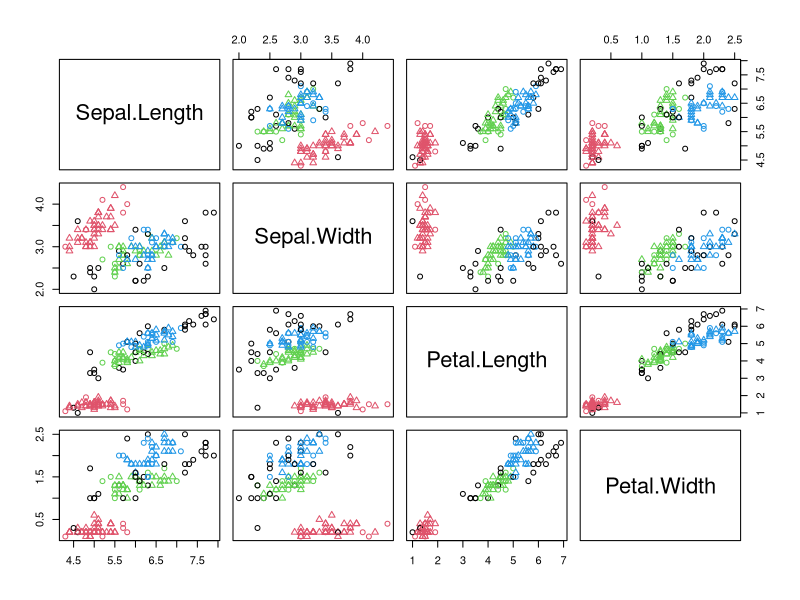

This chart was generated by the following R code:
#5a
install.packages("fpc")
install.packages("dbscan")
library("fpc")
result=dbscan(iris[-5],eps=0.42,MinPts = 5)
print(result)
plot(result,data=iris[-5])

#5b
min_max=function(x)
{
  return((x-min(x))/(max(x)-min(x)))
}
Znorm=function(x)
{
  return((x-mean(x))/sd(x))
}
mmnorm=as.data.frame(lapply(iris[-5],min_max))
print(head(mmnorm))
znorm=as.data.frame(lapply(iris[-5],scale))
print(head(znorm))
znorm=as.data.frame(lapply(iris[-5],Znorm))
print(head(znorm))
